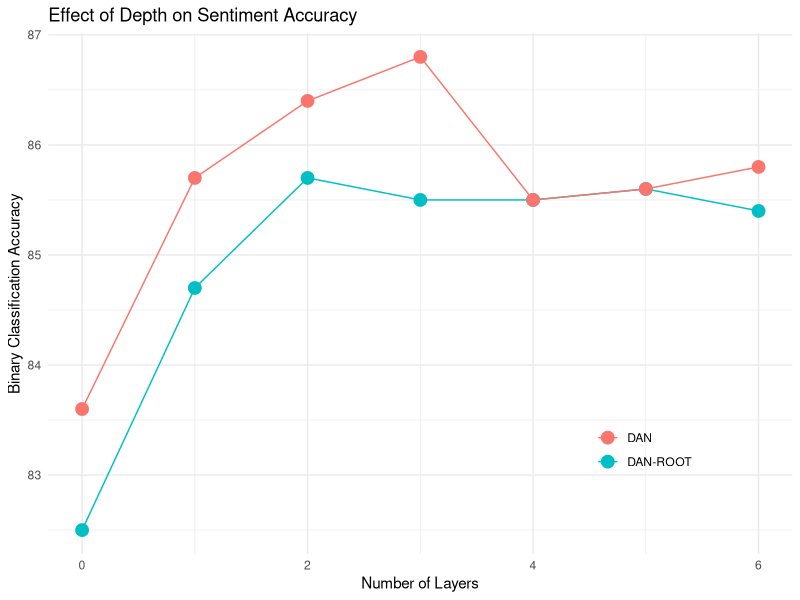
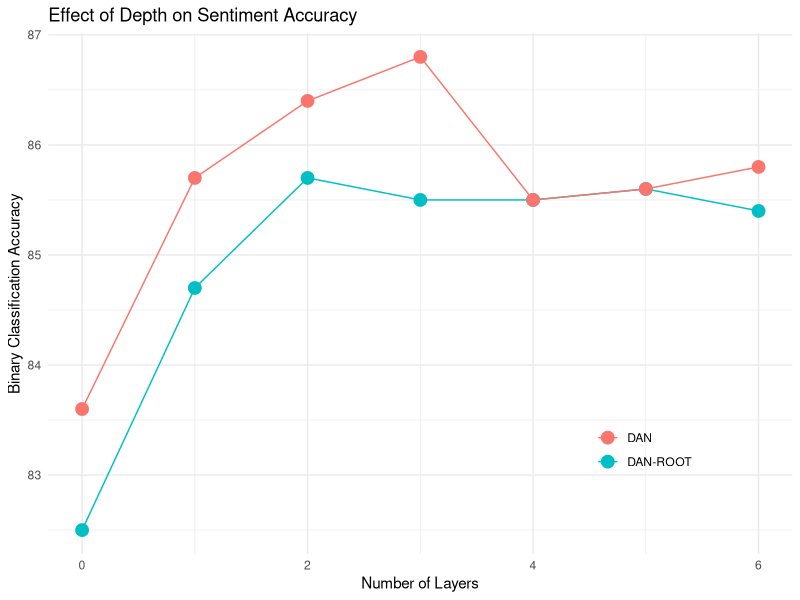

Here is the R script that generated these plots, in order:
require(ggplot2)
library(ggplot2)
d <- data.frame(layers = c(0, 1, 2, 3, 4, 5, 6),
                acc_root = c(82.5, 84.7, 85.7, 85.5, 85.5, 85.6, 85.4),
                acc_all = c(83.6, 85.7, 86.4, 86.8, 85.5, 85.6, 85.8))
p1 <- ggplot(d, aes(x=layers, y=value, color=a)) + 
	geom_point(aes(y=acc_root,color="DAN-ROOT"), size=4) + 
	geom_line(aes(y=acc_root,color="DAN-ROOT")) + 
	geom_point(aes(y=acc_all,color="DAN"), size=4) +
	geom_line(aes(y=acc_all,color="DAN")) + theme_minimal() +
	labs( x="Number of Layers", y="Binary Classification Accuracy") +
	theme(legend.title = element_blank(),
		legend.position = c(0.8, 0.2)) + 
	ggtitle('Effect of Depth on Sentiment Accuracy')
ggsave(p1, file="/home/mohit/pinafore-papers/2015_acl_dan/figures/layers.pdf", width=5, height=3)

p1